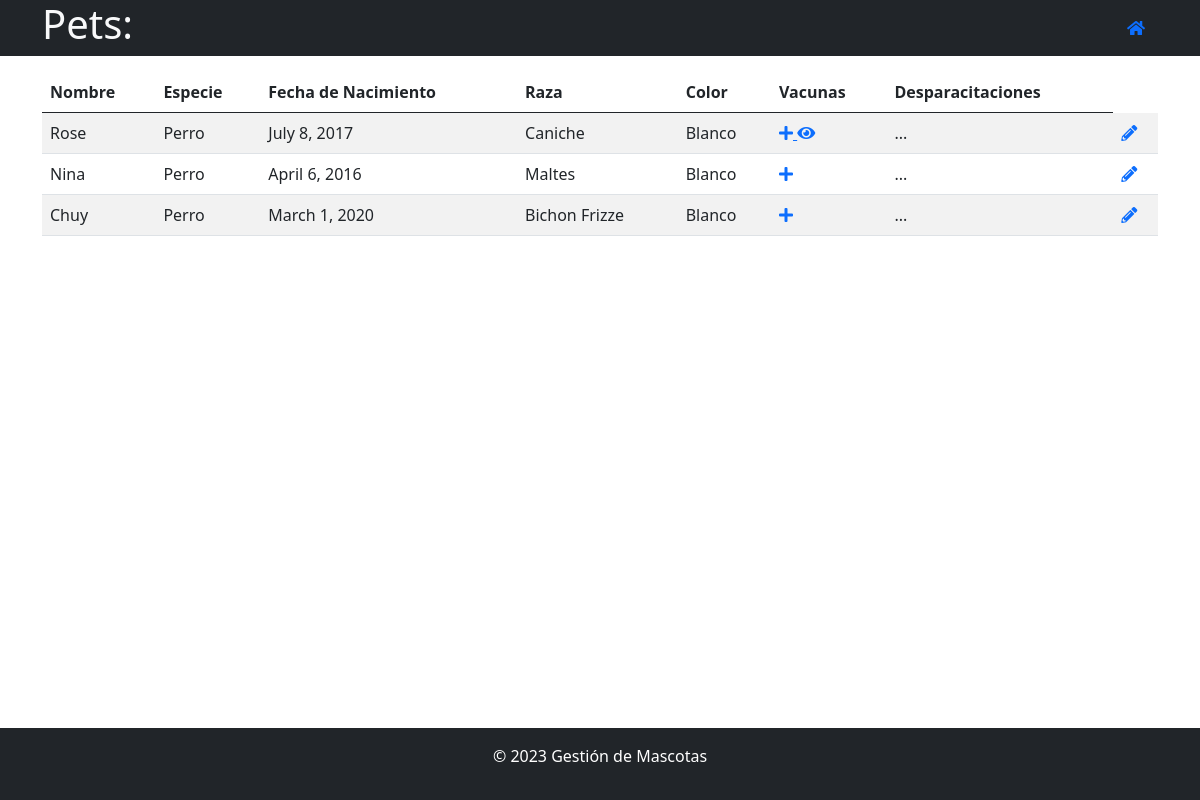
The page /pets/select_pets/ on the database its author committed.
### gestion_mascotas/models.py (models this page shows, shortened)
class Pet(models.Model):
    id = models.AutoField(primary_key=True)
    name = models.CharField(max_length=50)
    specie = models.CharField(max_length=50)
    birth_date = models.DateField()
    breed = models.CharField(max_length=50)
    color = models.CharField(max_length=50)
    vacunes = models.ManyToManyField(Vacune, blank=True, related_name='pets')
    antiparasitic = models.ManyToManyField(Antiparasitic, blank=True, related_name='pets')

### gestion_mascotas/views.py (the view)
# urls.py: path('select_pets/', views.selectPet, name='select_pets'),
def selectPet(request):
    pets = Pet.objects.all() # obtiene todos los registros de pet
    return render(request, 'select_pets.html', {'pets': pets})

### gestion_mascotas/templates/select_pets.html (shortened to what this page needs)
{% extends "base.html" %}
{% block encabezado %}
    <h1> Pets: </h1>
{% endblock %}
{% block content %}
    <table class="table table-hover table-striped">
        <thead>
            <tr>
                <th> Nombre </th>
                <th> Especie </th>
                <th> Fecha de Nacimiento </th>
                <th> Raza </th>
                <th> Color </th>
                <th> Vacunas </th>
                <th> Desparacitaciones </th>
            </tr>
        </thead>
        <tbody>
            {% for pet in pets  %}
            <tr>
                <td> {{pet.name}} </td>
                <td> {{pet.specie}} </td>
                <td> {{pet.birth_date}} </td>
                <td> {{pet.breed}} </td>
                <td> {{pet.color}} </td>
                <td>
                    <a href="{% url 'add_vacune' pet.id %}">
                        <i class="fas fa-plus"></i>
                    </a>
                    {% if pet.vacunes.all %}
                        <a href="{% url 'vacune_list' pet.id %}">
                            <i class="fas fa-eye"></i>
                        </a>
                    {% endif %}
                </td>
                <td>
                    ...
                </td>
                <td>
                    <a href="{% url 'edit_pet' pet.id %}">
                        <i class="fas fa-pencil-alt"></i>
                    </a>
                </td>
            </tr>
        {% endfor %}
        </tbody>
    </table>
{% endblock content %}

### gestion_mascotas/templates/base.html (shortened to what this page needs)
<!DOCTYPE html>
<html lang="es">
<head>
    <link href="https://cdn.jsdelivr.net/npm/bootstrap@5.0.0-beta1/dist/css/bootstrap.min.css" rel="stylesheet">
    <link rel="stylesheet" href="https://cdnjs.cloudflare.com/ajax/libs/font-awesome/5.15.4/css/all.min.css">
</head>
<body>
    <header class="bg-dark text-light">
        <div class="container">
            <div class="d-flex align-items-center justify-content-between">
                {% block encabezado %}
                {% endblock %}
                <a class="btn btn-link" href="{% url 'home'%}">
                    <i class="fas fa-home"></i>
                </a>
            </div>
        </div>
    </header>
    <main>
        <div class="container mt-3">
            {% block content %}
            {% endblock %}
        </div>
    </main>
    <footer class="bg-dark text-center py-3 fixed-bottom">
        <div class="container text-white">
            <p>© 2023 Gestión de Mascotas</p>
        </div>
    </footer>
</body>
</html>

### rows shown on the page
Pet: name "Rose", specie "Perro", birth_date "July 8, 2017", breed "Caniche", color "Blanco"
Pet: name "Nina", specie "Perro", birth_date "April 6, 2016", breed "Maltes", color "Blanco"
Pet: name "Chuy", specie "Perro", birth_date "March 1, 2020", breed "Bichon Frizze", color "Blanco"
